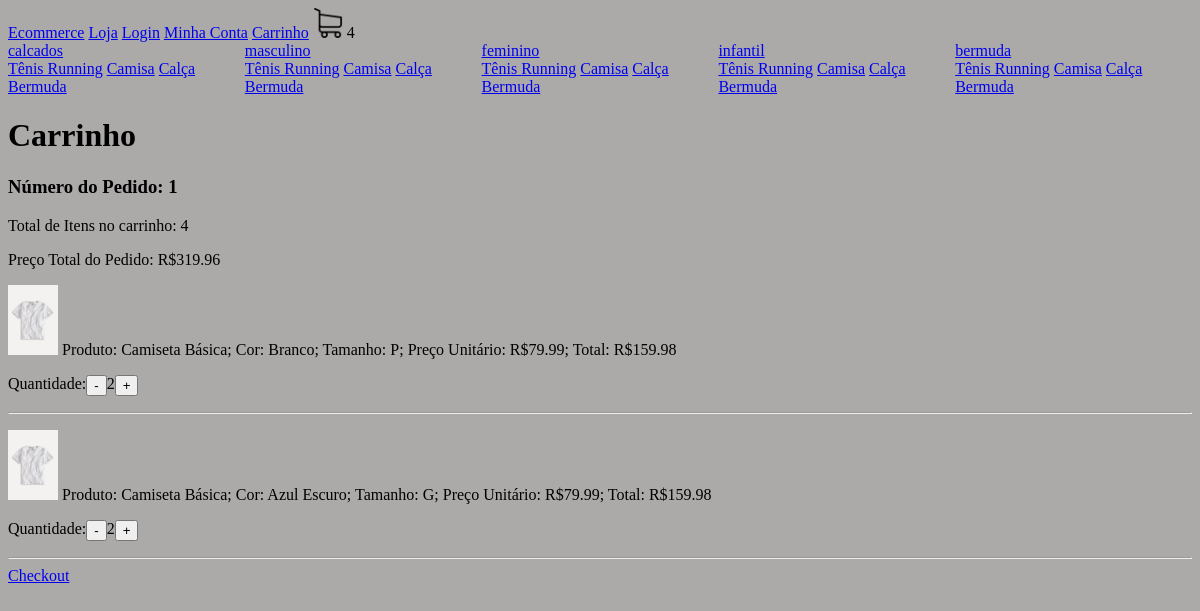
Page /carrinho/ (signed in) on the earlier database version.
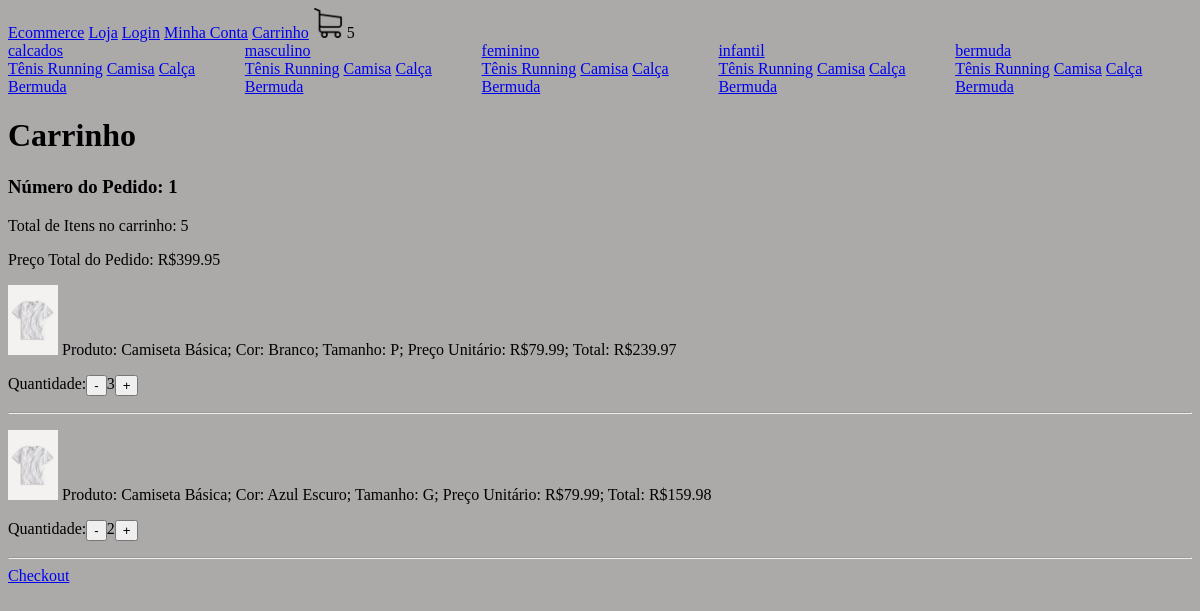
Same page on the later database version.
### loja/models.py (models this page shows, shortened)
class Pedido(models.Model):
    cliente = models.ForeignKey(Cliente, null=True, blank=True, on_delete=models.SET_NULL)
    finalizado = models.BooleanField(default=False)
    codigo_transacao = models.CharField(max_length=200, null=True, blank=True)
    endereco = models.ForeignKey(Endereco, null=True, blank=True, on_delete=models.SET_NULL)
    data_finalizacao = models.DateTimeField(null=True, blank=True)
    @property
    def quantidade_total(self):
        itens_pedido = ItensPedido.objects.filter(pedido__id=self.id)
        quantidade = sum([item.quantidade for item in itens_pedido])
        return quantidade
    @property
    def preco_total(self):
        itens_pedido = ItensPedido.objects.filter(pedido__id=self.id)
        preco = sum([item.preco_total for item in itens_pedido])
        return preco

class ItensPedido(models.Model):
    pedido = models.ForeignKey(Pedido, null=True, blank=True, on_delete=models.SET_NULL)
    item_estoque = models.ForeignKey(ItemEstoque, null=True, blank=True, on_delete=models.SET_NULL)
    quantidade = models.IntegerField(default=0)
    @property
    def preco_total(self):
        return self.quantidade * self.item_estoque.produto.preco

class ItemEstoque(models.Model):
    produto = models.ForeignKey(Produto, null=True, blank=True, on_delete=models.SET_NULL)
    cor = models.ForeignKey(Cor, null=True, blank=True, on_delete=models.SET_NULL)
    tamanho = models.CharField(max_length=200, null=True, blank=True)
    quantidade = models.IntegerField(default=0)

class Produto(models.Model):
    imagem = models.ImageField(null=True, blank=True)
    nome = models.CharField(max_length=200, null=True, blank=True)
    preco = models.DecimalField(max_digits=10, decimal_places=2)
    ativo = models.BooleanField(default=True)
    categoria = models.ForeignKey(Categoria, null=True, blank=True, on_delete=models.SET_NULL)
    tipo = models.ForeignKey(Tipo, null=True, blank=True, on_delete=models.SET_NULL)

class Cor(models.Model):
    nome = models.CharField(max_length=200, null=True, blank=True)
    codigo = models.CharField(max_length=200, null=True, blank=True)

### loja/views.py (the view, shortened to what this page needs)
# urls.py: path('carrinho/', carrinho, name="carrinho"),
def carrinho(request):
    if request.user.is_authenticated:
        cliente = request.user.cliente
    pedido, criado = Pedido.objects.get_or_create(cliente=cliente, finalizado=False)
    itens_pedido = ItensPedido.objects.filter(pedido=pedido)
    context = {"itens_pedido": itens_pedido, "pedido": pedido, "cliente_existente": True}
    return render(request, 'carrinho.html', context)

### loja/novos_context.py (called while the page is built)
def carrinho(request):
    quantidade_produtos_carrinho = 0
    if request.user.is_authenticated:
        cliente = request.user.cliente
    else:
        if request.COOKIES.get("id_sessao"):
            id_sessao = request.COOKIES.get("id_sessao")
            cliente, criado = Cliente.objects.get_or_create(id_sessao=id_sessao)
        else:
            return {"quantidade_produtos_carrinho": quantidade_produtos_carrinho}
    pedido, criado = Pedido.objects.get_or_create(cliente=cliente, finalizado=False)
    itens_pedido = ItensPedido.objects.filter(pedido=pedido)
    for item in itens_pedido:
        quantidade_produtos_carrinho += item.quantidade
    return {"quantidade_produtos_carrinho": quantidade_produtos_carrinho}

def categorias_tipos(request):
    categorias = Categoria.objects.all()
    tipos = Tipo.objects.all()
    return {"categorias": categorias, "tipos":tipos}

### loja/templates/carrinho.html (shortened to what this page needs)
{% extends 'base.html' %}
{% load static %}
{% block body %}
<h1>Carrinho</h1>
{% if cliente_existente %}
    <h3>Número do Pedido: {{ pedido.id }}</h3>
    <p>Total de Itens no carrinho: {{ pedido.quantidade_total }}</p>
    <p>Preço Total do Pedido: R${{ pedido.preco_total }}</p>
    {% for item in itens_pedido %}
    <p>
        <img src="{{ item.item_estoque.produto.imagem.url }}" width="50" height="70">
        Produto: {{ item.item_estoque.produto.nome }};
        Cor: {{ item.item_estoque.cor.nome }};
        Tamanho: {{ item.item_estoque.tamanho }};
        Preço Unitário: R${{ item.item_estoque.produto.preco }};
        Total: R${{ item.preco_total }}
        <div style="display: flex;">
        Quantidade:
        <form method="POST" action="{% url 'remover_carrinho' item.item_estoque.produto.id %}">
            <button type="submit">-</button>
        </form>
        {{ item.quantidade }}
        <form method="POST" action="{% url 'adicionar_carrinho' item.item_estoque.produto.id %}">
            <button type="submit">+</button>
        </form>
        </div>
    </p>
    <hr>
    {% endfor %}
    <a href="{% url 'checkout' %}">Checkout</a>
{% else %}
    <h2>Seu carrinho está vazio</h2>
    <a href="{% url 'loja' %}">Visite nossa loja</a>
{% endif %}
{% endblock %}

### loja/templates/navbar.html
{% load static %}
<nav>
    <a href="{% url 'homepage' %}">Ecommerce</a>
    <a href="{% url 'loja' %}">Loja</a>
    <a href="{% url 'login' %}">Login</a>
    <a href="{% url 'minha_conta' %}">Minha Conta</a>
    <a href="{% url 'carrinho' %}">Carrinho</a>
    <img src="{% static 'images/carrinho.png' %}" width="30" height="30">
    {{ quantidade_produtos_carrinho }}
</nav>
<div style="display: flex">
    {% for categoria in categorias %}
        <div>
            <a href="{% url 'loja' %}{{ categoria.slug }}">{{ categoria.nome }}</a>
            <br>
            {% for tipo in tipos %}
                <a href="{% url 'loja' %}{{ categoria.slug }}-{{ tipo.slug }}">{{ tipo.nome }}</a>
            {% endfor %}
        </div>
    {% endfor %}
</div>

Differences in the rows shown:
changed through a linked row, Pedido id 1: quantidade_total "4" → "5"; preco_total "319.96" → "399.95"
changed ItensPedido "Branco": preco_total "159.98" → "239.97"; quantidade "2" → "3"
Other differences:
{{ quantidade_produtos_carrinho }}: "4" → "5"
